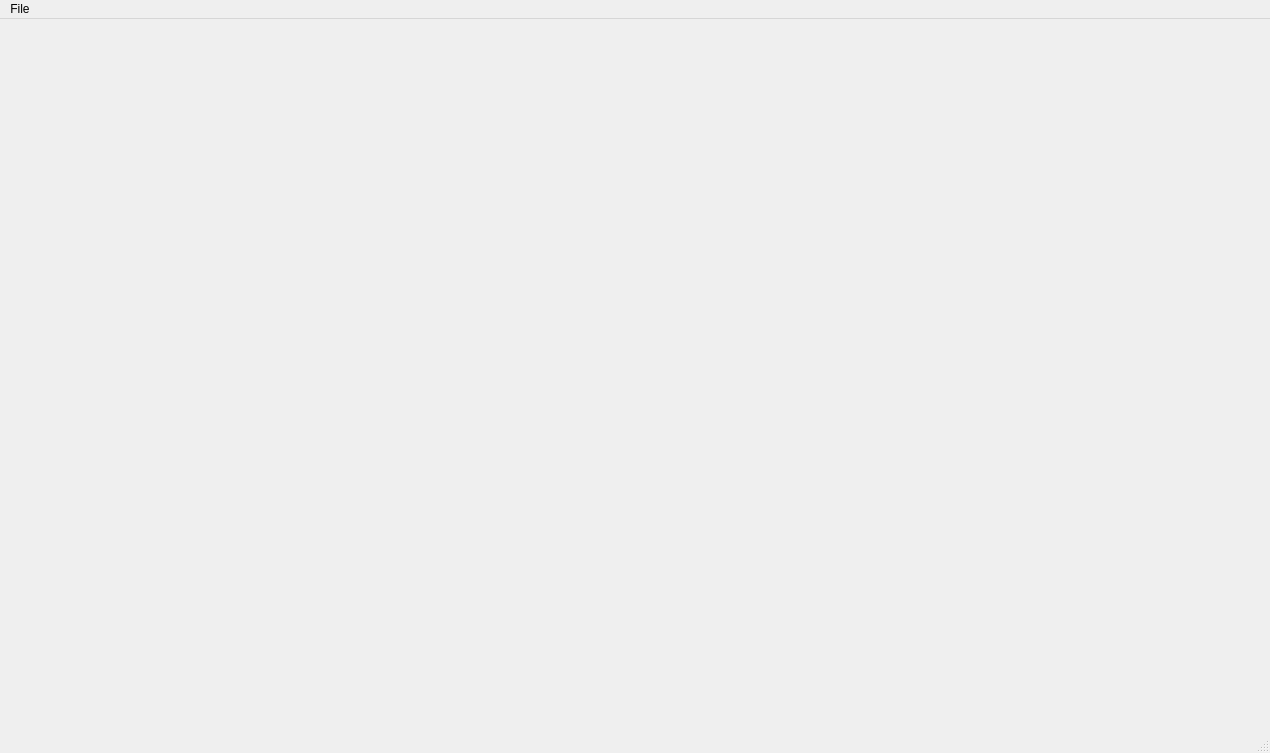
<?xml version="1.0" encoding="UTF-8"?>
<ui version="4.0">
 <class>MainWindowMT</class>
 <widget class="QMainWindow" name="MainWindowMT">
  <property name="geometry">
   <rect>
    <x>0</x>
    <y>0</y>
    <width>1270</width>
    <height>753</height>
   </rect>
  </property>
  <property name="sizePolicy">
   <sizepolicy hsizetype="Preferred" vsizetype="Preferred">
    <horstretch>0</horstretch>
    <verstretch>0</verstretch>
   </sizepolicy>
  </property>
  <property name="windowTitle">
   <string>MainWindowMT</string>
  </property>
  <widget class="QWidget" name="centralWidget">
   <layout class="QGridLayout" name="gridLayout_2">
    <item row="0" column="0">
     <widget class="Ra::ViewerMT" name="m_viewer" native="true"/>
    </item>
   </layout>
  </widget>
  <widget class="QStatusBar" name="_statusBar"/>
  <widget class="QMenuBar" name="menuBar">
   <property name="geometry">
    <rect>
     <x>0</x>
     <y>0</y>
     <width>1270</width>
     <height>23</height>
    </rect>
   </property>
   <widget class="QMenu" name="menuFILE">
    <property name="title">
     <string>File</string>
    </property>
    <addaction name="actionOpen_mesh"/>
    <addaction name="separator"/>
    <addaction name="actionExit"/>
   </widget>
   <addaction name="menuFILE"/>
  </widget>
  <action name="actionOpen_mesh">
   <property name="text">
    <string>Open mesh...</string>
   </property>
   <property name="toolTip">
    <string>Open a mesh</string>
   </property>
   <property name="shortcut">
    <string>Ctrl+O</string>
   </property>
  </action>
  <action name="actionExit">
   <property name="text">
    <string>Exit</string>
   </property>
   <property name="shortcut">
    <string>Ctrl+E</string>
   </property>
  </action>
 </widget>
 <layoutdefault spacing="6" margin="11"/>
 <customwidgets>
  <customwidget>
   <class>Ra::ViewerMT</class>
   <extends>QWidget</extends>
   <header>MainApplication/Viewer/ViewerMT.hpp</header>
   <container>1</container>
  </customwidget>
 </customwidgets>
 <resources/>
 <connections>
  <connection>
   <sender>actionExit</sender>
   <signal>triggered()</signal>
   <receiver>MainWindow</receiver>
   <slot>close()</slot>
   <hints>
    <hint type="sourcelabel">
     <x>-1</x>
     <y>-1</y>
    </hint>
    <hint type="destinationlabel">
     <x>518</x>
     <y>373</y>
    </hint>
   </hints>
  </connection>
 </connections>
</ui>
